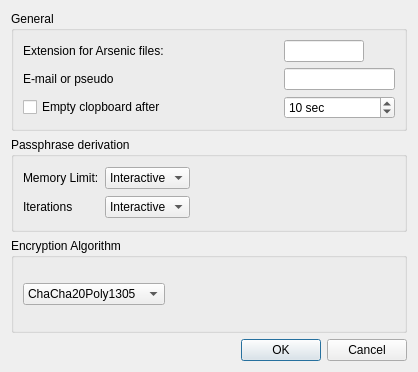
<?xml version="1.0" encoding="UTF-8"?>
<ui version="4.0">
 <class>ConfigDialog</class>
 <widget class="QDialog" name="ConfigDialog">
  <property name="geometry">
   <rect>
    <x>0</x>
    <y>0</y>
    <width>418</width>
    <height>372</height>
   </rect>
  </property>
  <property name="windowTitle">
   <string>Arsenic Configuration</string>
  </property>
  <layout class="QVBoxLayout" name="verticalLayout">
   <item>
    <widget class="QGroupBox" name="groupBox">
     <property name="title">
      <string>General</string>
     </property>
     <layout class="QGridLayout" name="gridLayout">
      <item row="0" column="0">
       <widget class="QLabel" name="label">
        <property name="text">
         <string>Extension for Arsenic files:</string>
        </property>
       </widget>
      </item>
      <item row="1" column="0">
       <widget class="QLabel" name="label_4">
        <property name="text">
         <string>E-mail or pseudo</string>
        </property>
       </widget>
      </item>
      <item row="2" column="0">
       <widget class="QCheckBox" name="checkBox_empty">
        <property name="text">
         <string>Empty clopboard after</string>
        </property>
       </widget>
      </item>
      <item row="1" column="2">
       <widget class="QLineEdit" name="editName"/>
      </item>
      <item row="2" column="2">
       <widget class="QSpinBox" name="spinBox_clip">
        <property name="suffix">
         <string> sec</string>
        </property>
        <property name="minimum">
         <number>1</number>
        </property>
        <property name="maximum">
         <number>999</number>
        </property>
        <property name="value">
         <number>10</number>
        </property>
       </widget>
      </item>
      <item row="0" column="2">
       <widget class="QLineEdit" name="editExtension">
        <property name="sizePolicy">
         <sizepolicy hsizetype="Fixed" vsizetype="Fixed">
          <horstretch>0</horstretch>
          <verstretch>0</verstretch>
         </sizepolicy>
        </property>
        <property name="maximumSize">
         <size>
          <width>80</width>
          <height>16777215</height>
         </size>
        </property>
        <property name="text">
         <string/>
        </property>
       </widget>
      </item>
      <item row="2" column="1">
       <spacer name="horizontalSpacer">
        <property name="orientation">
         <enum>Qt::Horizontal</enum>
        </property>
        <property name="sizeHint" stdset="0">
         <size>
          <width>40</width>
          <height>20</height>
         </size>
        </property>
       </spacer>
      </item>
     </layout>
    </widget>
   </item>
   <item>
    <widget class="QGroupBox" name="groupBox_2">
     <property name="title">
      <string>Passphrase derivation</string>
     </property>
     <layout class="QGridLayout" name="gridLayout_2">
      <item row="1" column="0">
       <widget class="QLabel" name="label_3">
        <property name="text">
         <string>Iterations</string>
        </property>
       </widget>
      </item>
      <item row="0" column="1">
       <widget class="QComboBox" name="comboMemory">
        <property name="currentText">
         <string notr="true">Interactive</string>
        </property>
        <item>
         <property name="text">
          <string notr="true">Interactive</string>
         </property>
        </item>
        <item>
         <property name="text">
          <string notr="true">Moderate</string>
         </property>
        </item>
        <item>
         <property name="text">
          <string notr="true">Sensitive</string>
         </property>
        </item>
       </widget>
      </item>
      <item row="0" column="0">
       <widget class="QLabel" name="label_2">
        <property name="text">
         <string>Memory Limit:</string>
        </property>
       </widget>
      </item>
      <item row="1" column="1">
       <widget class="QComboBox" name="comboOps">
        <property name="currentText">
         <string notr="true">Interactive</string>
        </property>
        <item>
         <property name="text">
          <string notr="true">Interactive</string>
         </property>
        </item>
        <item>
         <property name="text">
          <string notr="true">Moderate</string>
         </property>
        </item>
        <item>
         <property name="text">
          <string notr="true">Sensitive</string>
         </property>
        </item>
       </widget>
      </item>
      <item row="0" column="2">
       <spacer name="horizontalSpacer_2">
        <property name="orientation">
         <enum>Qt::Horizontal</enum>
        </property>
        <property name="sizeHint" stdset="0">
         <size>
          <width>40</width>
          <height>20</height>
         </size>
        </property>
       </spacer>
      </item>
     </layout>
    </widget>
   </item>
   <item>
    <widget class="QGroupBox" name="groupBox_3">
     <property name="title">
      <string>Encryption Algorithm</string>
     </property>
     <layout class="QHBoxLayout" name="horizontalLayout">
      <item>
       <widget class="QComboBox" name="comboAlgo">
        <property name="currentText">
         <string notr="true">ChaCha20Poly1305</string>
        </property>
        <item>
         <property name="text">
          <string notr="true">ChaCha20Poly1305</string>
         </property>
        </item>
        <item>
         <property name="text">
          <string notr="true">AES-256/GCM</string>
         </property>
        </item>
        <item>
         <property name="text">
          <string notr="true">Serpent/GCM</string>
         </property>
        </item>
       </widget>
      </item>
      <item>
       <spacer name="horizontalSpacer_3">
        <property name="orientation">
         <enum>Qt::Horizontal</enum>
        </property>
        <property name="sizeHint" stdset="0">
         <size>
          <width>40</width>
          <height>20</height>
         </size>
        </property>
       </spacer>
      </item>
     </layout>
    </widget>
   </item>
   <item>
    <widget class="QDialogButtonBox" name="buttonBox">
     <property name="orientation">
      <enum>Qt::Horizontal</enum>
     </property>
     <property name="standardButtons">
      <set>QDialogButtonBox::Cancel|QDialogButtonBox::Ok</set>
     </property>
    </widget>
   </item>
  </layout>
 </widget>
 <resources/>
 <connections>
  <connection>
   <sender>buttonBox</sender>
   <signal>accepted()</signal>
   <receiver>ConfigDialog</receiver>
   <slot>accept()</slot>
   <hints>
    <hint type="sourcelabel">
     <x>248</x>
     <y>254</y>
    </hint>
    <hint type="destinationlabel">
     <x>157</x>
     <y>274</y>
    </hint>
   </hints>
  </connection>
  <connection>
   <sender>buttonBox</sender>
   <signal>rejected()</signal>
   <receiver>ConfigDialog</receiver>
   <slot>reject()</slot>
   <hints>
    <hint type="sourcelabel">
     <x>316</x>
     <y>260</y>
    </hint>
    <hint type="destinationlabel">
     <x>286</x>
     <y>274</y>
    </hint>
   </hints>
  </connection>
 </connections>
</ui>
